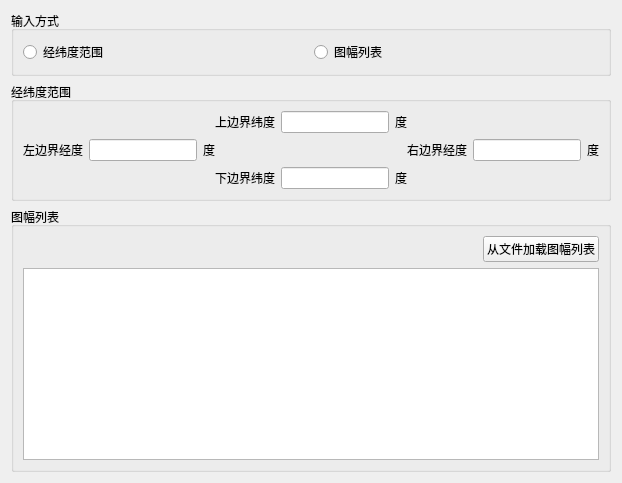
        <widget class="QWidget" name="tab_MappingRange">
         <attribute name="title">
          <string>制图范围</string>
         </attribute>
         <layout class="QGridLayout" name="gridLayout_14">
          <item row="0" column="0">
           <widget class="QGroupBox" name="groupBox_23">
            <property name="title">
             <string>输入方式</string>
            </property>
            <layout class="QGridLayout" name="gridLayout_9">
             <item row="0" column="0">
              <widget class="QRadioButton" name="radioButton_LonLatRange">
               <property name="text">
                <string>经纬度范围</string>
               </property>
              </widget>
             </item>
             <item row="0" column="1">
              <widget class="QRadioButton" name="radioButton_SheetList">
               <property name="text">
                <string>图幅列表</string>
               </property>
              </widget>
             </item>
            </layout>
           </widget>
          </item>
          <item row="1" column="0">
           <widget class="QGroupBox" name="groupBox_LonLatRange">
            <property name="minimumSize">
             <size>
              <width>0</width>
              <height>0</height>
             </size>
            </property>
            <property name="maximumSize">
             <size>
              <width>16777215</width>
              <height>16777215</height>
             </size>
            </property>
            <property name="title">
             <string>经纬度范围</string>
            </property>
            <layout class="QGridLayout" name="gridLayout_8">
             <item row="2" column="4">
              <spacer name="horizontalSpacer_6">
               <property name="orientation">
                <enum>Qt::Horizontal</enum>
               </property>
               <property name="sizeHint" stdset="0">
                <size>
                 <width>180</width>
                 <height>20</height>
                </size>
               </property>
              </spacer>
             </item>
             <item row="1" column="0" colspan="2">
              <layout class="QHBoxLayout" name="horizontalLayout_2">
               <item>
                <widget class="QLabel" name="label_3">
                 <property name="text">
                  <string>左边界经度</string>
                 </property>
                </widget>
               </item>
               <item>
                <widget class="QLineEdit" name="lineEdit_Left">
                 <property name="maximumSize">
                  <size>
                   <width>16777215</width>
                   <height>16777215</height>
                  </size>
                 </property>
                </widget>
               </item>
               <item>
                <widget class="QLabel" name="label_6">
                 <property name="text">
                  <string>度</string>
                 </property>
                </widget>
               </item>
              </layout>
             </item>
             <item row="2" column="1" colspan="3">
              <layout class="QHBoxLayout" name="horizontalLayout_3">
               <item>
                <widget class="QLabel" name="label_2">
                 <property name="text">
                  <string>下边界纬度</string>
                 </property>
                </widget>
               </item>
               <item>
                <widget class="QLineEdit" name="lineEdit_Bottom">
                 <property name="maximumSize">
                  <size>
                   <width>16777215</width>
                   <height>16777215</height>
                  </size>
                 </property>
                </widget>
               </item>
               <item>
                <widget class="QLabel" name="label_8">
                 <property name="text">
                  <string>度</string>
                 </property>
                </widget>
               </item>
              </layout>
             </item>
             <item row="1" column="2">
              <spacer name="horizontalSpacer_4">
               <property name="orientation">
                <enum>Qt::Horizontal</enum>
               </property>
               <property name="sizeHint" stdset="0">
                <size>
                 <width>173</width>
                 <height>20</height>
                </size>
               </property>
              </spacer>
             </item>
             <item row="1" column="3" colspan="2">
              <layout class="QHBoxLayout" name="horizontalLayout_4">
               <item>
                <widget class="QLabel" name="label_4">
                 <property name="text">
                  <string>右边界经度</string>
                 </property>
                </widget>
               </item>
               <item>
                <widget class="QLineEdit" name="lineEdit_Right">
                 <property name="maximumSize">
                  <size>
                   <width>16777215</width>
                   <height>16777215</height>
                  </size>
                 </property>
                </widget>
               </item>
               <item>
                <widget class="QLabel" name="label_7">
                 <property name="text">
                  <string>度</string>
                 </property>
                </widget>
               </item>
              </layout>
             </item>
             <item row="2" column="0">
              <spacer name="horizontalSpacer_5">
               <property name="orientation">
                <enum>Qt::Horizontal</enum>
               </property>
               <property name="sizeHint" stdset="0">
                <size>
                 <width>180</width>
                 <height>20</height>
                </size>
               </property>
              </spacer>
             </item>
             <item row="0" column="1" colspan="3">
              <layout class="QHBoxLayout" name="horizontalLayout">
               <item>
                <widget class="QLabel" name="label">
                 <property name="text">
                  <string>上边界纬度</string>
                 </property>
                </widget>
               </item>
               <item>
                <widget class="QLineEdit" name="lineEdit_Top">
                 <property name="maximumSize">
                  <size>
                   <width>16777215</width>
                   <height>16777215</height>
                  </size>
                 </property>
                </widget>
               </item>
               <item>
                <widget class="QLabel" name="label_5">
                 <property name="text">
                  <string>度</string>
                 </property>
                </widget>
               </item>
              </layout>
             </item>
             <item row="0" column="0">
              <spacer name="horizontalSpacer_2">
               <property name="orientation">
                <enum>Qt::Horizontal</enum>
               </property>
               <property name="sizeHint" stdset="0">
                <size>
                 <width>180</width>
                 <height>20</height>
                </size>
               </property>
              </spacer>
             </item>
             <item row="0" column="4">
              <spacer name="horizontalSpacer_3">
               <property name="orientation">
                <enum>Qt::Horizontal</enum>
               </property>
               <property name="sizeHint" stdset="0">
                <size>
                 <width>180</width>
                 <height>20</height>
                </size>
               </property>
              </spacer>
             </item>
            </layout>
           </widget>
          </item>
          <item row="2" column="0">
           <widget class="QGroupBox" name="groupBox_SheetList">
            <property name="title">
             <string>图幅列表</string>
            </property>
            <layout class="QGridLayout" name="gridLayout_13">
             <item row="0" column="0">
              <spacer name="horizontalSpacer">
               <property name="orientation">
                <enum>Qt::Horizontal</enum>
               </property>
               <property name="sizeHint" stdset="0">
                <size>
                 <width>395</width>
                 <height>20</height>
                </size>
               </property>
              </spacer>
             </item>
             <item row="0" column="1">
              <widget class="QPushButton" name="pushButton_LoadSheetList">
               <property name="toolTip">
                <string>通过文件加载图幅列表</string>
               </property>
               <property name="text">
                <string>从文件加载图幅列表</string>
               </property>
              </widget>
             </item>
             <item row="1" column="0" colspan="2">
              <widget class="QPlainTextEdit" name="plainTextEdit_SheetList"/>
             </item>
            </layout>
           </widget>
          </item>
         </layout>
        </widget>
